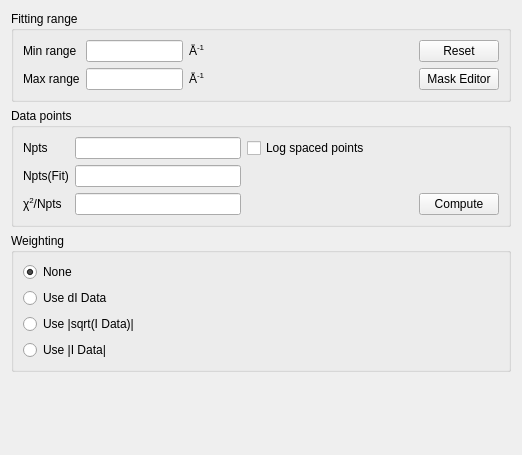
<?xml version="1.0" encoding="UTF-8"?>
<ui version="4.0">
 <class>tabOptions</class>
 <widget class="QWidget" name="tabOptions">
  <property name="geometry">
   <rect>
    <x>0</x>
    <y>0</y>
    <width>522</width>
    <height>455</height>
   </rect>
  </property>
  <property name="windowTitle">
   <string>Fit Options</string>
  </property>
  <layout class="QGridLayout" name="gridLayout_23">
   <item row="0" column="0">
    <widget class="QGroupBox" name="groupBox_4">
     <property name="title">
      <string>Fitting range</string>
     </property>
     <layout class="QGridLayout" name="gridLayout_11">
      <item row="0" column="0" rowspan="2">
       <layout class="QGridLayout" name="gridLayout_13">
        <item row="0" column="0">
         <widget class="QLabel" name="label_9">
          <property name="text">
           <string>Min range</string>
          </property>
         </widget>
        </item>
        <item row="0" column="1">
         <widget class="QLineEdit" name="txtMinRange">
          <property name="toolTip">
           <string>&lt;html&gt;&lt;head/&gt;&lt;body&gt;&lt;p&gt;Minimum value of Q.&lt;/p&gt;&lt;/body&gt;&lt;/html&gt;</string>
          </property>
         </widget>
        </item>
        <item row="0" column="2">
         <widget class="QLabel" name="label_13">
          <property name="text">
           <string>&lt;html&gt;&lt;head/&gt;&lt;body&gt;&lt;p&gt;Å&lt;span style=&quot; vertical-align:super;&quot;&gt;-1&lt;/span&gt;&lt;/p&gt;&lt;/body&gt;&lt;/html&gt;</string>
          </property>
         </widget>
        </item>
        <item row="1" column="0">
         <widget class="QLabel" name="label_14">
          <property name="text">
           <string>Max range</string>
          </property>
         </widget>
        </item>
        <item row="1" column="1">
         <widget class="QLineEdit" name="txtMaxRange">
          <property name="toolTip">
           <string>&lt;html&gt;&lt;head/&gt;&lt;body&gt;&lt;p&gt;Maximum value of Q.&lt;/p&gt;&lt;/body&gt;&lt;/html&gt;</string>
          </property>
         </widget>
        </item>
        <item row="1" column="2">
         <widget class="QLabel" name="label_15">
          <property name="text">
           <string>&lt;html&gt;&lt;head/&gt;&lt;body&gt;&lt;p&gt;Å&lt;span style=&quot; vertical-align:super;&quot;&gt;-1&lt;/span&gt;&lt;/p&gt;&lt;/body&gt;&lt;/html&gt;</string>
          </property>
         </widget>
        </item>
       </layout>
      </item>
      <item row="0" column="1" rowspan="2">
       <spacer name="horizontalSpacer_8">
        <property name="orientation">
         <enum>Qt::Horizontal</enum>
        </property>
        <property name="sizeHint" stdset="0">
         <size>
          <width>217</width>
          <height>20</height>
         </size>
        </property>
       </spacer>
      </item>
      <item row="0" column="2">
       <widget class="QPushButton" name="cmdReset">
        <property name="toolTip">
         <string>&lt;html&gt;&lt;head/&gt;&lt;body&gt;&lt;p&gt;Reset the Q range to the default.&lt;/p&gt;&lt;/body&gt;&lt;/html&gt;</string>
        </property>
        <property name="text">
         <string>Reset</string>
        </property>
       </widget>
      </item>
      <item row="1" column="2">
       <widget class="QPushButton" name="cmdMaskEdit">
        <property name="text">
         <string>Mask Editor</string>
        </property>
       </widget>
      </item>
     </layout>
    </widget>
   </item>
   <item row="1" column="0">
    <widget class="QGroupBox" name="groupBox_5">
     <property name="title">
      <string>Data points</string>
     </property>
     <layout class="QGridLayout" name="gridLayout_14">
      <item row="0" column="0">
       <layout class="QGridLayout" name="gridLayout_15">
        <item row="0" column="0">
         <widget class="QLabel" name="label_21">
          <property name="text">
           <string>Npts</string>
          </property>
         </widget>
        </item>
        <item row="0" column="1">
         <widget class="QLineEdit" name="txtNpts">
          <property name="toolTip">
           <string>&lt;html&gt;&lt;head/&gt;&lt;body&gt;&lt;p&gt;Total number of data points.&lt;/p&gt;&lt;/body&gt;&lt;/html&gt;</string>
          </property>
         </widget>
        </item>
        <item row="0" column="2">
         <widget class="QCheckBox" name="chkLogData">
          <property name="toolTip">
           <string>&lt;html&gt;&lt;head/&gt;&lt;body&gt;&lt;p&gt;Check to use log spaced points.&lt;/p&gt;&lt;/body&gt;&lt;/html&gt;</string>
          </property>
          <property name="text">
           <string>Log spaced points</string>
          </property>
         </widget>
        </item>
        <item row="1" column="0">
         <widget class="QLabel" name="label_22">
          <property name="text">
           <string>Npts(Fit)</string>
          </property>
         </widget>
        </item>
        <item row="1" column="1">
         <widget class="QLineEdit" name="txtNptsFit">
          <property name="toolTip">
           <string>&lt;html&gt;&lt;head/&gt;&lt;body&gt;&lt;p&gt;Number of points selected for fitting.&lt;/p&gt;&lt;/body&gt;&lt;/html&gt;</string>
          </property>
          <property name="readOnly">
           <bool>true</bool>
          </property>
         </widget>
        </item>
        <item row="2" column="0">
         <widget class="QLabel" name="label_24">
          <property name="text">
           <string>&lt;html&gt;&lt;head/&gt;&lt;body&gt;&lt;p&gt;χ&lt;span style=&quot; vertical-align:super;&quot;&gt;2&lt;/span&gt;/Npts&lt;/p&gt;&lt;/body&gt;&lt;/html&gt;</string>
          </property>
         </widget>
        </item>
        <item row="2" column="1">
         <widget class="QLineEdit" name="txtChi2">
          <property name="readOnly">
           <bool>true</bool>
          </property>
         </widget>
        </item>
        <item row="2" column="3">
         <widget class="QPushButton" name="cmdComputePoints">
          <property name="text">
           <string>Compute</string>
          </property>
         </widget>
        </item>
        <item row="1" column="2">
         <spacer name="horizontalSpacer_9">
          <property name="orientation">
           <enum>Qt::Horizontal</enum>
          </property>
          <property name="sizeHint" stdset="0">
           <size>
            <width>40</width>
            <height>20</height>
           </size>
          </property>
         </spacer>
        </item>
       </layout>
      </item>
     </layout>
    </widget>
   </item>
   <item row="2" column="0">
    <widget class="QGroupBox" name="boxWeighting">
     <property name="title">
      <string>Weighting</string>
     </property>
     <layout class="QGridLayout" name="gridLayout_20">
      <item row="0" column="0">
       <layout class="QVBoxLayout" name="verticalLayout">
        <item>
         <widget class="QRadioButton" name="rbWeighting1">
          <property name="text">
           <string>None</string>
          </property>
          <property name="checked">
           <bool>true</bool>
          </property>
         </widget>
        </item>
        <item>
         <widget class="QRadioButton" name="rbWeighting2">
          <property name="text">
           <string>Use dI Data</string>
          </property>
         </widget>
        </item>
        <item>
         <widget class="QRadioButton" name="rbWeighting3">
          <property name="text">
           <string>Use |sqrt(I Data)|</string>
          </property>
         </widget>
        </item>
        <item>
         <widget class="QRadioButton" name="rbWeighting4">
          <property name="text">
           <string>Use |I Data|</string>
          </property>
         </widget>
        </item>
       </layout>
      </item>
     </layout>
    </widget>
   </item>
   <item row="3" column="0">
    <spacer name="verticalSpacer">
     <property name="orientation">
      <enum>Qt::Vertical</enum>
     </property>
     <property name="sizeHint" stdset="0">
      <size>
       <width>20</width>
       <height>312</height>
      </size>
     </property>
    </spacer>
   </item>
  </layout>
 </widget>
 <resources/>
 <connections/>
</ui>
